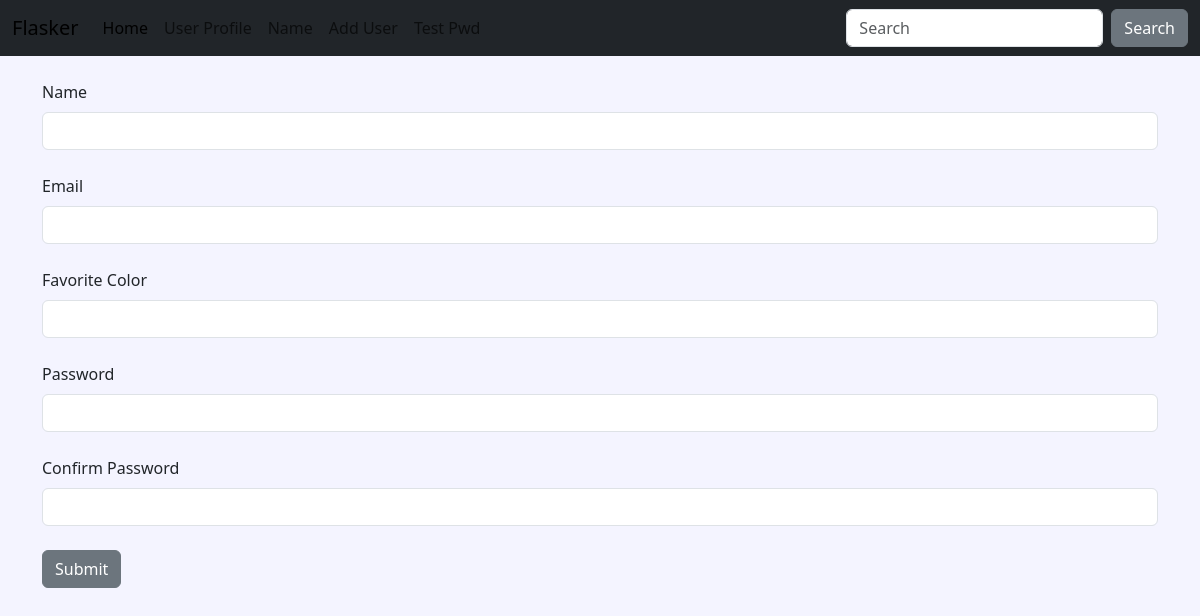
The page /user/add on the database as committed earlier.
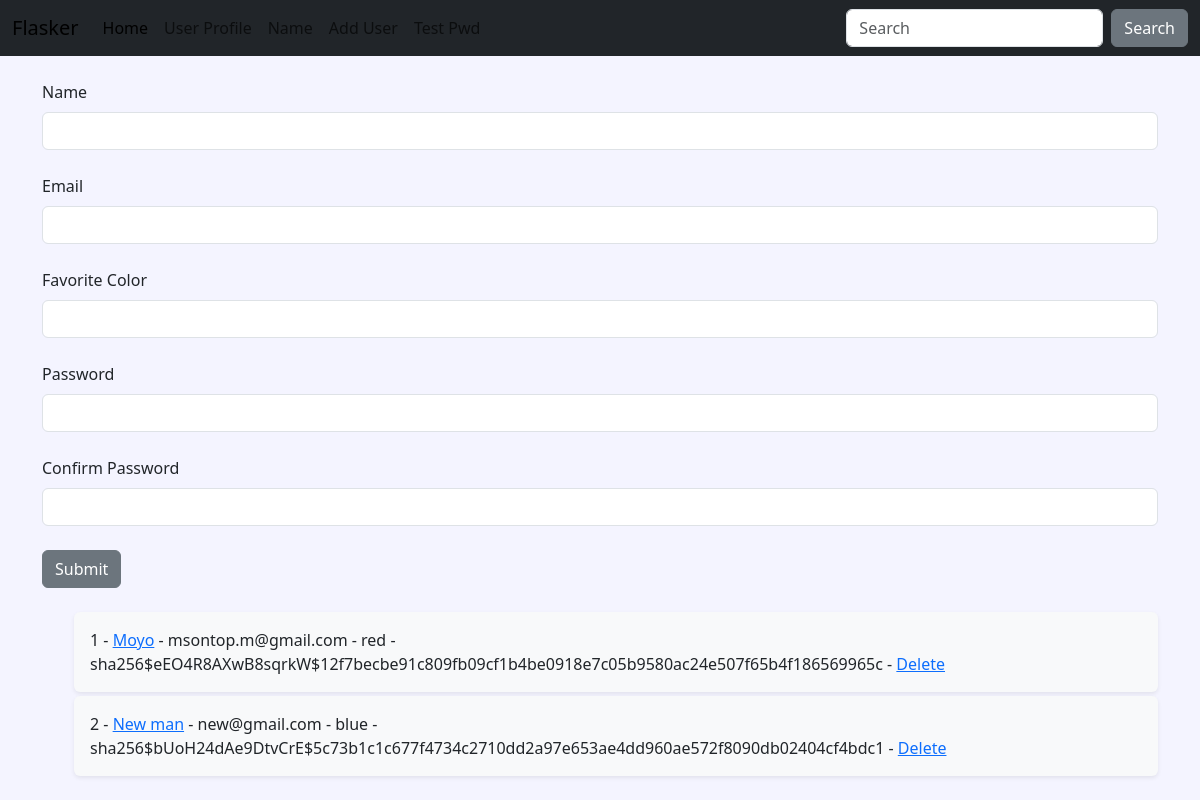
The same page on the database as committed later.
### hello.py (models this page shows, shortened)
class Users(db.Model):
    id = db.Column(db.Integer, primary_key=True)
    name = db.Column(db.String(200), nullable=False)
    email = db.Column(db.String(200), nullable=False, unique=True)
    favorite_color = db.Column(db.String(120))
    date_added = db.Column(db.DateTime, default=datetime.utcnow)
    password_hash = db.Column(db.String(128))
    @property
    def password(self):
        raise AttributeError('Password is not a readable attr!')

### hello.py (the view, shortened to what this page needs)
@app.route('/user/add', methods=['GET', 'POST'])
def add_user():
    name = None
    form = UserFrom()
    our_users=Users.query.order_by(Users.date_added)
    return render_template('add_user.html',
                           form=form,
                           name=name,
                           our_users=our_users)

### hello.py
class UserFrom(FlaskForm):
    name = StringField('Name', validators=[DataRequired()])
    email = StringField('Email', validators=[DataRequired()])
    favorite_color = StringField('Favorite Color')
    password_hash = PasswordField('Password', validators=[DataRequired(), EqualTo('password_hash2', message='password must match!')])
    password_hash2 = PasswordField('Confirm Password', validators=[DataRequired()])
    submit = SubmitField('Submit')

### templates/add_user.html (shortened to what this page needs)
{% extends 'base.html' %}
{% block content%}
{% if name %}
<h1>User Added!</h1>
<br/>
<ul style="list-style-type: none;">
    {% for our_user in our_users %}
    <div class="shadow-sm p-3 mb-1 bg-body-tertiary rounded">
        <li>{{ our_user.id }} - <a href="{{ url_for('update', id=our_user.id) }}">{{ our_user.name }}</a> - {{ our_user.email }} - {{ our_user.favorite_color }} - {{ our_user.password_hash }} - <a href="{{ url_for('delete', id=our_user.id) }}">Delete</a></li>
    </div>
    {% endfor %}
</ul>
{% else %}
<form method="POST">
    {{ form.name.label(class="form-label") }}
    {{ form.name(class="form-control") }}
    <br />
    {{ form.email.label(class="form-label") }}
    {{ form.email(class="form-control") }}
    <br />
    {{ form.favorite_color.label(class="form-label") }}
    {{ form.favorite_color(class="form-control") }}
    <br />
    {{ form.password_hash.label(class="form-label") }}
    {{ form.password_hash(class="form-control") }}
    <br />
    {{ form.password_hash2.label(class="form-label") }}
    {{ form.password_hash2(class="form-control") }}
    <br />
    {{ form.submit(class="btn btn-secondary") }}
</form>
<br/>
<ul style="list-style-type: none;">
    {% for our_user in our_users %}
    <div class="shadow-sm p-3 mb-1 bg-body-tertiary rounded">
        <li>{{ our_user.id }} - <a href="{{ url_for('update', id=our_user.id) }}">{{ our_user.name }}</a> - {{ our_user.email }} - {{ our_user.favorite_color }} - {{ our_user.password_hash }} - <a href="{{ url_for('delete', id=our_user.id) }}">Delete</a></li>
    </div>
    {% endfor %}
</ul>
{% endif %}
{% endblock %}

### templates/base.html (shortened to what this page needs)
<!doctype html>
<html lang="en">
<head>
    <link href="https://cdn.jsdelivr.net/npm/bootstrap@5.3.0-alpha1/dist/css/bootstrap.min.css" rel="stylesheet"
>
    <link href="{{ url_for('static', filename='css/style.css') }}" rel="stylesheet"></link>
</head>
<body>
    {% include 'navbar.html'%}
    <div class="container">
        <br/>
        {% block content %}
        {% endblock %}
    </div>
</body>
</html>

### templates/navbar.html (shortened to what this page needs)
<nav class="navbar navbar-expand-lg bg-dark text-white">
    <div class="container-fluid">
      <a class="navbar-brand" href="{{ url_for('index') }}">Flasker</a>
      <div class="collapse navbar-collapse" id="navbarSupportedContent">
        <ul class="navbar-nav me-auto mb-2 mb-lg-0 text-white">
          <li class="nav-item">
            <a class="nav-link active" aria-current="page" href="{{ url_for('index') }}">Home</a>
          </li>
          <li class="nav-item">
            <a class="nav-link" href="{{ url_for('user', name='moyo') }}">User Profile</a>
          </li>
          <li class="nav-item">
            <a class="nav-link" href="{{ url_for('name') }}">Name</a>
          </li>
          <li class="nav-item">
            <a class="nav-link" href="{{ url_for('add_user') }}">Add User</a>
          </li>
          <li class="nav-item">
            <a class="nav-link" href="{{ url_for('test_pw') }}">Test Pwd</a>
          </li>
        </ul>
        <form class="d-flex" role="search">
          <input class="form-control me-2" type="search" placeholder="Search" aria-label="Search">
          <button class="btn btn-secondary" type="submit">Search</button>
        </form>
      </div>
    </div>
  </nav>

### static/css/style.css (style rules this page uses)
body { background-color: #f4f4ff; }

Rows that differ between the two databases and show on the page:
added Users: id "1", name "Moyo", email "msontop.m@gmail.com", favorite_color "red", password_hash "sha256$eEO4R8AXwB8sqrkW$12f7becbe91c809fb09cf1b4be0918e7c05b9580ac24e507f65b4f186569965c"
added Users: id "2", name "New man", email "new@gmail.com", favorite_color "blue", password_hash "sha256$bUoH24dAe9DtvCrE$5c73b1c1c677f4734c2710dd2a97e653ae4dd960ae572f8090db02404cf4bdc1"
